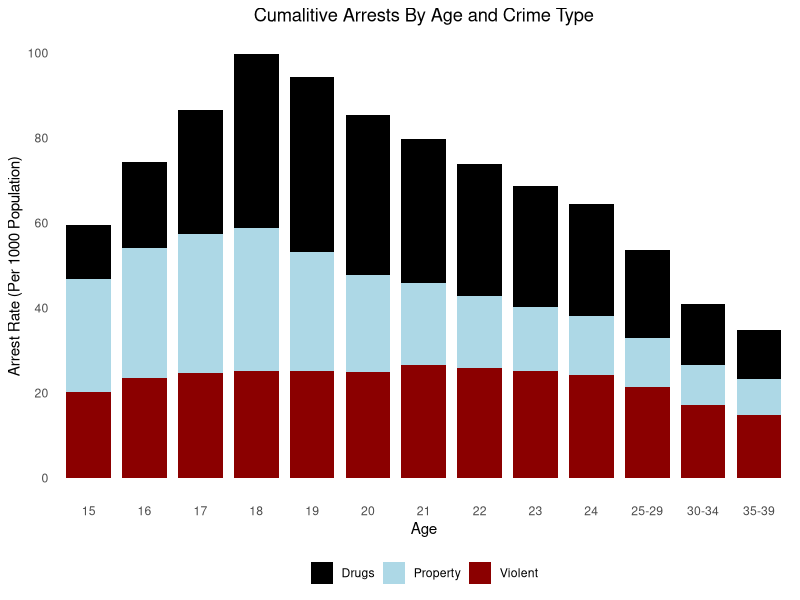

Recreate this plot in R.
## ---- chunk 1
#| include: false
#| warning: false
#| message: false

library(tidyverse)
library(palmerpenguins)
library(haven)
library(ggplot2)
library(dplyr)
library(sf)
## ---- chunk 2
#| echo: false
#| warning: false
#| message: false

# Loading the data
figure1_data <- read_csv(here::here("data/raw_data/reproduction_data/figure1_data.csv"))

## ---- chunk 3
#| echo: false
#| label: fig1
#| fig-cap: US male arrest rates between the ages 15-24 from FBI Uniform Crime Reporting data

# Calculate cumulative_arrest for the male arrests per 1000 population
figure1_data <- figure1_data %>%
  group_by(agegroup, crime_type) %>%
  summarise(cumulative_arrest = sum(arrest_rate) * 1000) %>%
  ungroup()

# Reorder levels of crime_type, starting with the violent crimes on the bottom
figure1_data <- figure1_data %>%
  mutate(crime_type = factor(crime_type, levels = c(3, 2, 1)))

#Plots age against cumulative arrests
ggplot(figure1_data, aes(x = as.factor(agegroup), y = cumulative_arrest, 
                       fill = factor(crime_type))) +
  geom_bar(stat = "identity", position = "stack", width = 0.8) + #bar graph
  scale_fill_manual(values = c("black", "lightblue", "darkred"), #colours
                    labels = c("Drugs", "Property", "Violent")) + #legend
  labs(x = "Age", y = "Arrest Rate (Per 1000 Population)", fill = NULL, 
       title = "Cumalitive Arrests By Age and Crime Type") + #titles
  scale_x_discrete(labels = c("15", "16", "17", "18", "19", "20", "21", "22", 
                              "23", "24", "25-29", "30-34", "35-39")) + #labels
  scale_y_continuous(breaks = seq(0, 100, by = 20)) + # y-axis breaks
  theme_minimal() +
  theme(legend.position = "bottom", #legend position
        axis.text.x = element_text(angle = 0, hjust = 0.5), #Centers axis
        plot.title = element_text(hjust = 0.5), #Centers title
        panel.grid.major = element_blank(),  #Removes major grid lines
        panel.grid.minor = element_blank())  #Removes minor grid lines
